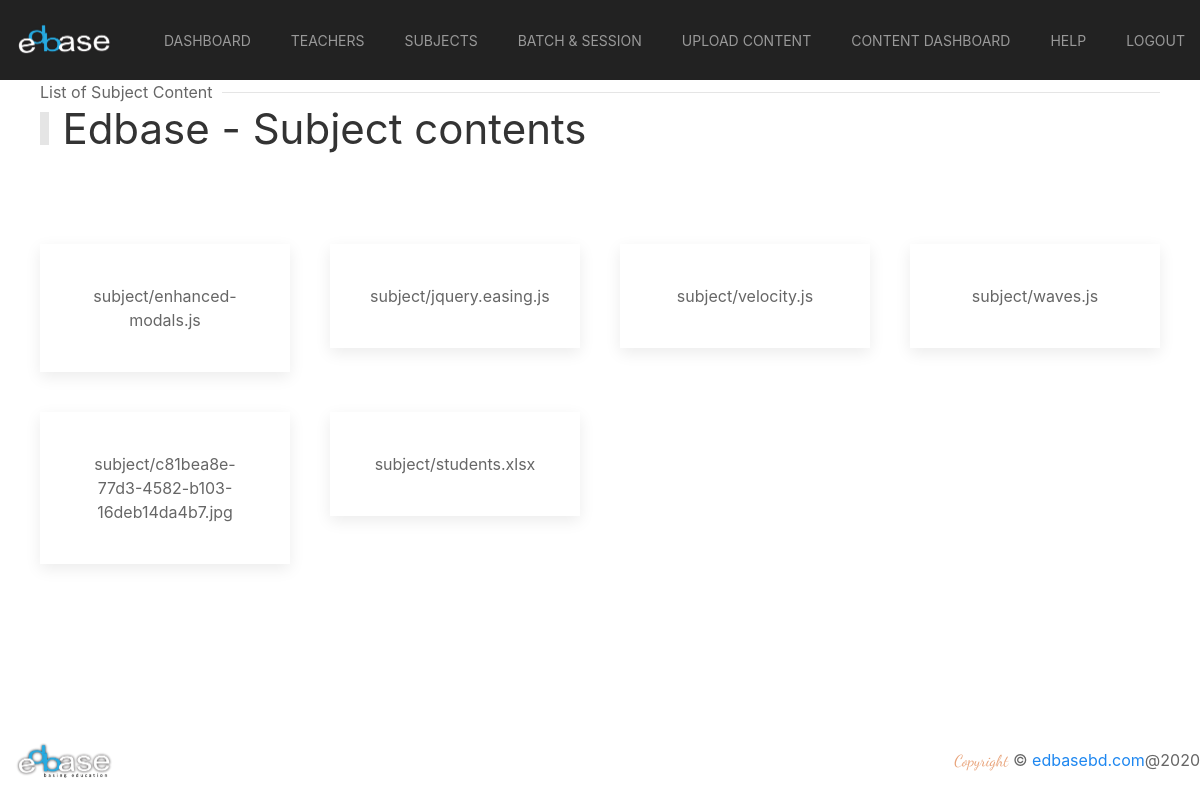
The app's page /contentlist/1/ with its own data.
### applicant/models.py (models this page shows, shortened)
class MaterialContent(models.Model):
    material = models.ForeignKey(SubjectMaterial, related_name='subject_materials', on_delete=models.CASCADE)
    file = models.FileField('subject_contents', upload_to='subject', blank=True, null=True)

### applicant/views.py (the view)
# urls.py: path('contentlist/<int:cid>/', views.contentList, name='contentlist'),
def contentList(request, cid):
    data = ""
    print(cid)
    contents = MaterialContent.objects.filter(material__subject__id__contains=cid)
    return render(request, 'contentList.html', {'data': contents})

### applicant/templates/contentList.html
{% extends 'base.html' %}
{% load static %}
{% block content %}
    <section class="main-section">
        {% include 'admin_nav.html' %}
    </section>
    <section id="student-application">
        <div class="uk-container">
            <div class="head">
                <h1 class="uk-heading-bullet">Edbase - Subject contents</h1>
                <p class="uk-heading-line"><span>List of Subject Content</span></p>
            </div>
            <div class="uk-child-width-1-4@s uk-grid-match uk-margin-large" uk-grid>
                {% for file in data %}
                <a href="{% url 'contentdetail' file.id %}">
                    <div>
                        <div class="uk-card uk-card-default uk-card-hover uk-card-body uk-text-center">
                            <p>{{ file.file }}</p>
                        </div>
                    </div>
                </a>
                {% endfor %}
            </div>
        </div>
    </section>
    <section id="footer">
        <div class="uk-padding">
            <div class="uk-flex uk-flex-wrap uk-flex-wrap-around uk-flex-between uk-flex-middle uk-position-bottom">
                <a class="uk-navbar-item uk-logo logo-size" href="/"><img src="/static/img/edbase.png" alt="zeros"></a>
                <p class="uk-text-center"> <span class="zeros-sub-head copy">Copyright</span>  © <a href="/">edbasebd.com</a>@2020</p>
            </div>
        </div>
    </section>
{% endblock %}

### static/css/main.css (style rules this page uses)
p { margin: 0; }
.main-section { position: relative; }
.zeros-sub-head { font-family: 'Dancing Script', cursive; font-size: 2.3rem; color:#5a3a68; }
.logo-size { width: 128px; }
.copy { font-size: 1rem; color: #e8a37a; }
.head { display: flex; flex-direction: column-reverse; }

### records on screen
MaterialContent: file "subject/enhanced-modals.js"
MaterialContent: file "subject/jquery.easing.js"
MaterialContent: file "subject/velocity.js"
MaterialContent: file "subject/waves.js"
MaterialContent: file "subject/c81bea8e-77d3-4582-b103-16deb14da4b7.jpg"
MaterialContent: file "subject/students.xlsx"
